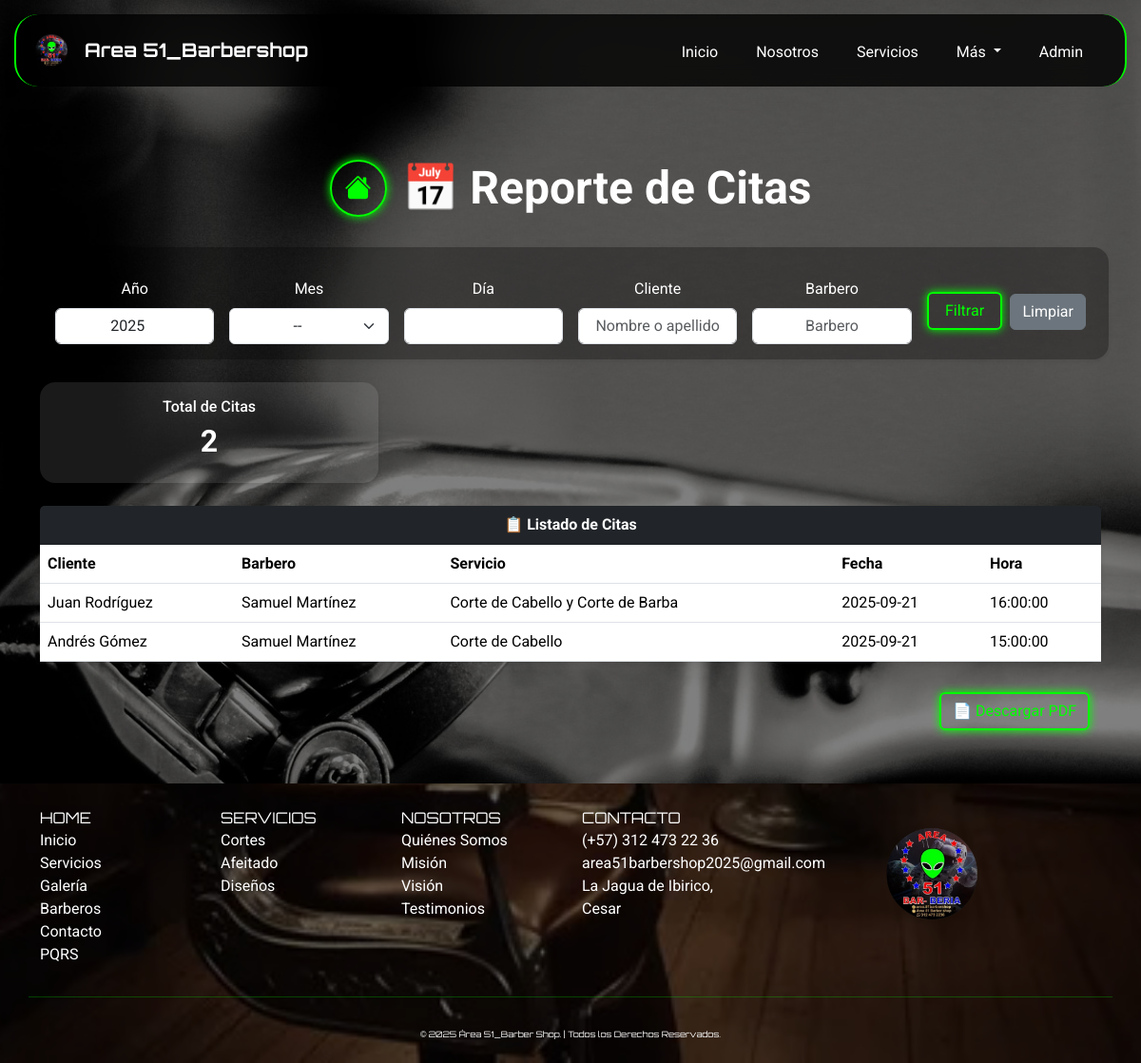
Before: /index.php?page=reportes_citas (signed in) with the older database file.
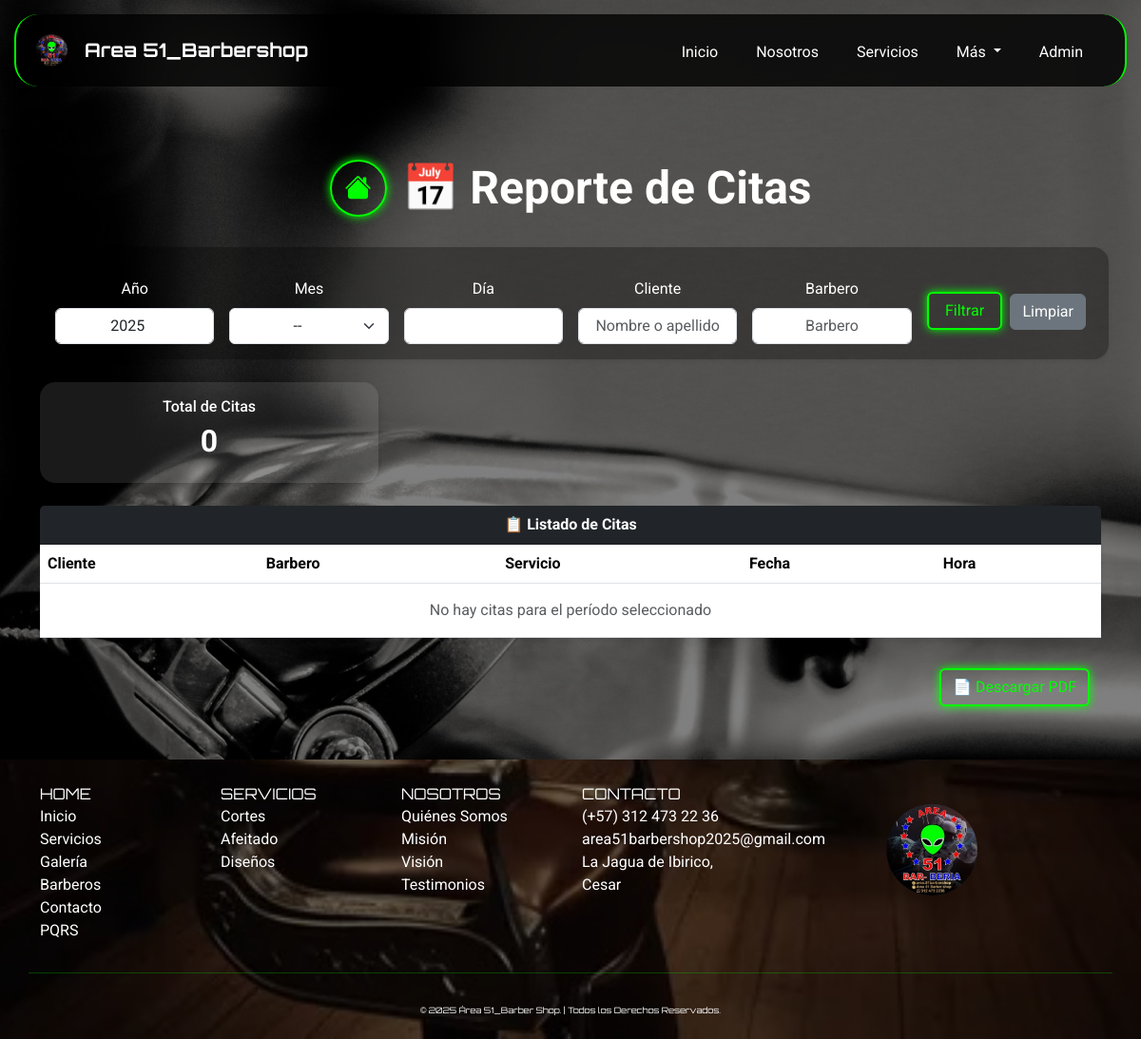
After: the same page with the newer database file.
### tables this page shows
CREATE TABLE `citas` (
  `id_cita` int(11) NOT NULL AUTO_INCREMENT,
  `id_cliente` int(11) NOT NULL,
  `id_barbero` int(11) NOT NULL,
  `id_servicio` int(11) NOT NULL,
  `img_servicio` varchar(255) DEFAULT NULL,
  `fecha_cita` date NOT NULL,
  `hora_cita` time NOT NULL,
  `estado` enum('pendiente','confirmada','cancelada','realizada') DEFAULT 'pendiente',
  `fecha_creacion` timestamp NOT NULL DEFAULT current_timestamp(),
  PRIMARY KEY (`id_cita`),
  KEY `fk_citas_clientes` (`id_cliente`),
  KEY `fk_citas_barberos` (`id_barbero`),
  KEY `fk_citas_servicios` (`id_servicio`),
  CONSTRAINT `fk_citas_clientes` FOREIGN KEY (`id_cliente`) REFERENCES `clientes` (`id_cliente`) ON DELETE CASCADE ON UPDATE CASCADE,
  CONSTRAINT `fk_citas_barberos` FOREIGN KEY (`id_barbero`) REFERENCES `barberos` (`id_barbero`) ON DELETE CASCADE ON UPDATE CASCADE,
  CONSTRAINT `fk_citas_servicios` FOREIGN KEY (`id_servicio`) REFERENCES `servicios` (`id_servicio`) ON DELETE CASCADE ON UPDATE CASCADE
);

CREATE TABLE `clientes` (
  `id_cliente` int(11) NOT NULL AUTO_INCREMENT,
  `nombre` varchar(100) NOT NULL,
  `apellido` varchar(100) NOT NULL,
  `telefono` varchar(20) DEFAULT NULL,
  `correo` varchar(150) DEFAULT NULL,
  `fecha_registro` timestamp NOT NULL DEFAULT current_timestamp(),
  PRIMARY KEY (`id_cliente`)
);

CREATE TABLE `barberos` (
  `id_barbero` int(11) NOT NULL AUTO_INCREMENT,
  `img_barberos` varchar(255) DEFAULT NULL,
  `nombre` varchar(100) NOT NULL,
  `especialidad` varchar(500) NOT NULL,
  `telefono` varchar(20) DEFAULT NULL,
  `email` varchar(100) DEFAULT NULL,
  `fecha_contratacion` date DEFAULT NULL,
  PRIMARY KEY (`id_barbero`)
);

CREATE TABLE `servicios` (
  `id_servicio` int(11) NOT NULL AUTO_INCREMENT,
  `img_servicio` varchar(255) DEFAULT NULL,
  `nombre` varchar(100) NOT NULL,
  `descripcion` text DEFAULT NULL,
  `precio` decimal(10,2) DEFAULT NULL,
  `observacion` varchar(255) DEFAULT NULL,
  PRIMARY KEY (`id_servicio`)
);

### app/views/reportes/reportes_citas.php (the view, shortened to what the changed rows need)
<?php
require_once __DIR__ . '/../../../config/database.php';
$anio    = $_GET['anio']    ?? date('Y');
$mes     = $_GET['mes']     ?? '';
$dia     = $_GET['dia']     ?? '';
$cliente = trim($_GET['cliente'] ?? '');
$barbero = trim($_GET['barbero'] ?? '');
$condiciones = [];
$params = [];
if (!empty($anio)) {
    $condiciones[] = "YEAR(c.fecha_cita) = :anio";
    $params[':anio'] = $anio;
}
$where = $condiciones ? "WHERE " . implode(" AND ", $condiciones) : "";
$sqlTotal = "
    SELECT COUNT(*) AS total
    FROM citas c
    JOIN clientes cl ON c.id_cliente = cl.id_cliente
    JOIN barberos b ON c.id_barbero = b.id_barbero
    JOIN servicios s ON c.id_servicio = s.id_servicio
    $where
";
$stmt = $db->prepare($sqlTotal);
$stmt->execute($params);
$totalCitas = $stmt->fetch(PDO::FETCH_ASSOC)['total'] ?? 0;
$sqlCitas = "
    SELECT
        c.id_cita,
        cl.nombre AS nombre_cliente,
        cl.apellido AS apellido_cliente,
        b.nombre AS barbero,
        s.nombre AS servicio,
        c.fecha_cita,
        c.hora_cita
    FROM citas c
    JOIN clientes cl ON c.id_cliente = cl.id_cliente
    JOIN barberos b ON c.id_barbero = b.id_barbero
    JOIN servicios s ON c.id_servicio = s.id_servicio
    $where
    ORDER BY c.fecha_cita DESC, c.hora_cita DESC
";
$stmt = $db->prepare($sqlCitas);
$stmt->execute($params);
$citas = $stmt->fetchAll(PDO::FETCH_ASSOC);
?>
<body>
    <div class="container py-5" style="margin-top:20px;">
        <div class="d-flex flex-column flex-md-row align-items-center justify-content-center gap-3 mb-5 text-center text-md-start" style="margin-top:100px;">
            <a href="index.php?page=reportes" class="btn btn-neon d-flex justify-content-center align-items-center rounded-circle mb-3 mb-md-0" style="width: 60px; height: 60px;">
                <i class="bi bi-house-fill fs-3"></i>
            </a>
            <h1 class="fw-bold display-5 text-white mb-0">📅 Reporte de Citas</h1>
        </div>
        <form method="GET" action="index.php"
            class="row g-3 mb-4 shadow-sm border-0 rounded-4 p-3 align-items-center"
            style="background: rgba(0,0,0,0.3); border-radius: 15px;">
            <div class="col-md-2 text-center">
                <label class="form-label text-white">Año</label>
                <input type="number"
                    name="anio"
                    class="form-control text-center"
                    value="<?= htmlspecialchars($anio) ?>">
            </div>
            <div class="col-md-2 text-center">
                <label class="form-label text-white">Mes</label>
                <select name="mes" class="form-select text-center justify-content-center">
                    <option value="">--</option>
                </select>
            </div>
            <div class="col-md-2 text-center">
                <label class="form-label text-white">Día</label>
                <input type="number"
                    name="dia"
                    min="1"
                    max="31"
                    class="form-control text-center"
                    value="<?= htmlspecialchars($dia) ?>">
            </div>
            <div class="col-md-2 text-center">
                <label class="form-label text-white">Cliente</label>
                <input type="text" name="cliente"
                       class="form-control text-center"
                       placeholder="Nombre o apellido"
                       value="<?= htmlspecialchars($cliente) ?>">
            </div>
            <div class="col-md-2 text-center">
                <label class="form-label text-white">Barbero</label>
                <input type="text" name="barbero"
                       class="form-control text-center"
                       placeholder="Barbero"
                       value="<?= htmlspecialchars($barbero) ?>">
            </div>
            <div class="col-md-2 d-flex align-items-end justify-content-between">
                <button type="submit" class="btn btn-neon w-50 me-2">Filtrar</button>
                <a href="index.php?page=reportes_citas" class="btn btn-secondary w-50">Limpiar</a>
            </div>
        </form>
        <div class="row g-4 mb-4">
            <div class="col-md-4">
                <div class="card text-center shadow-sm border-0 rounded-4">
                    <div class="card-body">
                        <h6 class="text-white">Total de Citas</h6>
                        <h2 class="fw-bold text-white"><?= $totalCitas ?></h2>
                    </div>
                </div>
            </div>
        </div>
        <div class="card shadow-sm border-0 rounded-4 mb-4">
            <div class="card-header bg-dark text-white fw-bold text-center">
                📋 Listado de Citas
            </div>
            <div class="card-body p-0">
                <div class="table-responsive">
                    <table class="table bg-dark table-hover align-middle mb-0">
                        <thead class="bg-dark">
                            <tr>
                                <th>Cliente</th>
                                <th>Barbero</th>
                                <th>Servicio</th>
                                <th>Fecha</th>
                                <th>Hora</th>
                            </tr>
                        </thead>
                        <tbody>
                            <?php if (!empty($citas)): ?>
                                <?php foreach ($citas as $cita): ?>
                                    <tr>
                                        <td><?= htmlspecialchars($cita['nombre_cliente'] . " " . $cita['apellido_cliente']) ?></td>
                                        <td><?= htmlspecialchars($cita['barbero']) ?></td>
                                        <td><?= htmlspecialchars($cita['servicio']) ?></td>
                                        <td><?= htmlspecialchars($cita['fecha_cita']) ?></td>
                                        <td><?= htmlspecialchars($cita['hora_cita']) ?></td>
                                    </tr>
                                <?php endforeach; ?>
                            <?php else: ?>
                                <tr>
                                    <td colspan="5" class="text-center text-muted py-3">No hay citas para el período seleccionado</td>
                                </tr>
                            <?php endif; ?>
                        </tbody>
                    </table>
                </div>
            </div>
        </div>
        <div class="container py-2" style="margin-top:10px;">
            <div class="d-flex justify-content-end">
                <a href="app/views/reportes/generar_pdf.php?anio=<?= urlencode($anio) ?>&mes=<?= urlencode($mes) ?>&dia=<?= urlencode($dia) ?>&cliente=<?= urlencode($cliente) ?>&barbero=<?= urlencode($barbero) ?>"
                target="_blank"
                class="btn btn-neon float-end">
                📄 Descargar PDF
                </a>
            </div>
        </div>
    </div>
<main>

Changed rows visible on the page:
removed citas: id_cliente.apellido "Juan Rodríguez", id_barbero.nombre "Samuel Martínez", id_servicio.nombre "Corte de Cabello y Corte de Barba", fecha_cita "2025-09-21", hora_cita "16:00:00"
removed citas: id_cliente.apellido "Andrés Gómez", id_barbero.nombre "Samuel Martínez", id_servicio.nombre "Corte de Cabello", fecha_cita "2025-09-21", hora_cita "15:00:00"
Other visible differences:
$totalCitas: "2" → "0"
text now shown: "No hay citas para el período seleccionado"
